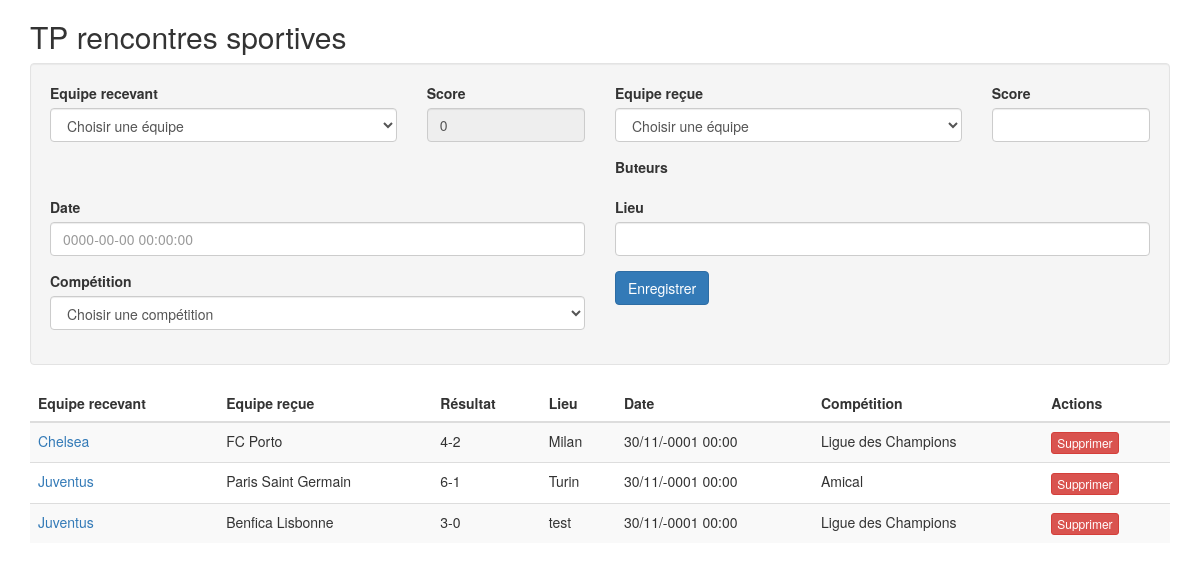
The page / on the database its author committed.
### tables this page shows
CREATE TABLE `rencontre` (
  `id` int(11) NOT NULL,
  `equipe1` int(11) NOT NULL,
  `equipe2` int(11) NOT NULL,
  `score1` int(11) NOT NULL,
  `score2` int(11) NOT NULL,
  `date` datetime NOT NULL,
  `lieu` varchar(255) NOT NULL,
  `competition` int(11) NOT NULL
);

CREATE TABLE `equipe` (
  `id` int(11) NOT NULL,
  `nom` varchar(255) NOT NULL,
  `logo` varchar(255) NOT NULL,
  `annee_de_creation` smallint(6) NOT NULL
);

CREATE TABLE `competition` (
  `id` int(11) NOT NULL,
  `nom` varchar(255) NOT NULL
);

### classes/Rencontre.php (called while the page is built, shortened)
<?php
class Rencontre
{
  private $id;
  private $equipe1;
  private $equipe2;
  private $score1;
  private $score2;
  private $date;
  private $lieu;
  private $competition;
  private $db;
  public function liste()
  {
    $rencontres = [];
    $requete =
    'SELECT rencontre.id, E1.nom AS equipe1, E2.nom As equipe2, score1, score2, date, lieu, C.nom AS competition
      FROM rencontre
        INNER JOIN equipe E1 ON rencontre.equipe1 = E1.id
        INNER JOIN equipe E2 ON rencontre.equipe2 = E2.id
        INNER JOIN competition C ON rencontre.competition = C.id';
    $reponse = $this->db->query($requete);
    while($donnees = $reponse->fetch(PDO::FETCH_ASSOC)) {
      $rencontres[] = new Rencontre($donnees);
    }
    return $rencontres;
  }
  public function resultat($separateur)
  {
    return $this->getScore1() . $separateur . $this->getScore2();
  }
  public function getId()
  {
    return $this->id;
  }
  public function setId($id)
  {
    $this->id = $id;
  }
  public function getEquipe1($retourneObjet = false)
  {
    if ($retourneObjet) {
      $requete = 'SELECT * FROM Equipe WHERE nom = :nom LIMIT 1';
      $prepare = $this->db->prepare($requete);
      $prepare->bindValue(':nom', $this->getEquipe1());
      $prepare->execute();
      $equipe = new Equipe($prepare->fetch());
      return $equipe;
    } else {
      return $this->equipe1;
    }
  }
  public function setEquipe1($equipe1)
  {
      $this->equipe1 = $equipe1;
      return $this;
  }
  public function getEquipe2()
  {
      return $this->equipe2;
  }
  public function setEquipe2($equipe2)
  {
      $this->equipe2 = $equipe2;
      return $this;
  }
  public function getScore1()
  {
      return $this->score1;
  }
  public function setScore1($score1)
  {
      $this->score1 = $score1;
      return $this;
  }
  public function getScore2()
  {
      return $this->score2;
  }
  public function setScore2($score2)
  {
      $this->score2 = $score2;
      return $this;
  }
  public function getDate($format = 'd/m/Y H:i')
  {
    $date = new DateTime($this->date);
    return $date->format($format);
  }
  public function setDate($date)
  {
      $this->date = $date;
      return $this;
  }
  public function getLieu()
  {
      return $this->lieu;
  }
  public function setLieu($lieu)
  {
      $this->lieu = $lieu;
      return $this;
  }
  public function getCompetition()
  {
      return $this->competition;
  }
  public function setCompetition($competition)
  {
      $this->competition = $competition;
      return $this;
  }
  public function setDb(PDO $db)
  {
    $this->db = $db;
  }
}
?>

### classes/Equipe.php (called while the page is built, shortened)
<?php
class Equipe
{
  private $id;
  private $nom;
  public function getNom()
  {
      return $this->nom;
  }
  public function setNom($nom)
  {
      $this->nom = $nom;
      return $this;
  }
  public function setLogo($logo)
  {
      return $this;
  }
  public function setAnneeDeCreation($annee_de_creation)
  {
      return $this;
  }
  public function setDb(PDO $db)
  {
      return $this;
  }
    public function getId()
    {
        return $this->id;
    }
    public function setId($id)
    {
        $this->id = $id;
        return $this;
    }
}
?>

### index.php (the view, shortened to what this page needs)
<?php
require 'classes/Rencontre.php';
require 'classes/Equipe.php';
$rencontre = new Rencontre();
$rencontres = $rencontre->liste();
?>
<!DOCTYPE html>
<html>
  <head>
    <link rel="stylesheet" href="css/bootstrap.min.css">
  </head>
  <body class="container">
    <h2>TP rencontres sportives</h2>
    <form action="app.php" method="post" class="well">
      <div class="row">
        <div class="form-group col-md-4">
          <label for="">Equipe recevant</label>
          <select id="selectEquipe1" name="rencontre[equipe1]" class="form-control">
            <option value="0">Choisir une équipe</option>
          </select>
        </div>
        <div class="form-group col-md-2">
          <label for="">Score</label>
          <input
            id="score1"
            type="text"
            value="0"
            disabled
            class="form-control">
        </div>
        <div class="form-group col-md-4">
          <label for="">Equipe reçue</label>
          <select name="rencontre[equipe2]" class="form-control">
            <option value="0">Choisir une équipe</option>
          </select>
        </div>
        <div class="form-group col-md-2">
          <label for="">Score</label>
          <input type="text" name="rencontre[score2]" class="form-control">
        </div>
      </div>
      <div class="row">
        <div class="form-group col-md-6">
        </div>
        <div class="form-group col-md-6">
          <label for="">Buteurs</label>
        </div>
      </div>
      <div class="row">
        <div class="form-group col-md-6">
          <label for="">Date</label>
          <input type="text" name="rencontre[date]" placeholder="0000-00-00 00:00:00" class="form-control">
        </div>
        <div class="form-group col-md-6">
          <label for="">Lieu</label>
          <input type="text" name="rencontre[lieu]" class="form-control">
        </div>
      </div>
      <div class="row">
        <div class="form-group col-md-6">
          <label for="">Compétition</label>
          <select name="rencontre[competition]" class="form-control">
            <option value="0">Choisir une compétition</option>
          </select>
        </div>
        <div class="form-group col-md-6">
          <button class="btn btn-primary">Enregistrer</button>
        </div>
      </div>
    </form>
    <table class="table table-striped">
      <thead>
        <tr>
          <th>Equipe recevant</th>
          <th>Equipe reçue</th>
          <th>Résultat</th>
          <th>Lieu</th>
          <th>Date</th>
          <th>Compétition</th>
          <th>Actions</th>
        </tr>
      </thead>
      <?php foreach($rencontres as $rencontre): ?>
        <tr>
          <td>
            <?php
              $equipe = $rencontre->getEquipe1($retourneObjet = true);
              echo '<a href="app.php?action=details&id='.$equipe->getId().'">' . $equipe->getNom() . '</a>';
            ?>
          </td>
          <td><?php echo $rencontre->getEquipe2() ?></td>
          <td><?php echo $rencontre->resultat($separateur = '-') ?></td>
          <td><?php echo $rencontre->getLieu() ?></td>
          <td><?php echo $rencontre->getDate() ?></td>
          <td><?php echo $rencontre->getCompetition() ?></td>
          <td>
            <?php
            echo '<a class="btn btn-danger btn-xs" href="app.php?action=delete&id='.$rencontre->getId().'">Supprimer</a>';
            ?>
          </td>
        </tr>
      <?php endforeach ?>
    </table>
  </body>
</html>

### rows shown on the page
rencontre: equipe.nom "Chelsea", equipe.nom "FC Porto", $rencontre->resultat($separateur = '-') "4-2", lieu "Milan", date "30/11/-0001 00:00", competition.nom "Ligue des Champions"
rencontre: equipe.nom "Juventus", equipe.nom "Paris Saint Germain", $rencontre->resultat($separateur = '-') "6-1", lieu "Turin", date "30/11/-0001 00:00", competition.nom "Amical"
rencontre: equipe.nom "Juventus", equipe.nom "Benfica Lisbonne", $rencontre->resultat($separateur = '-') "3-0", lieu "test", date "30/11/-0001 00:00", competition.nom "Ligue des Champions"
